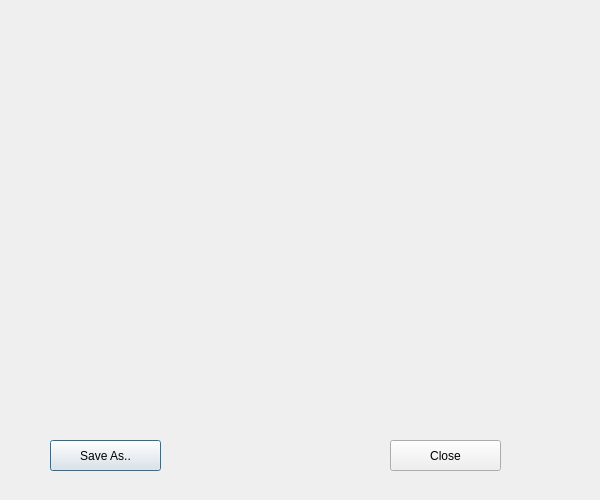
<?xml version="1.0" encoding="UTF-8"?>
<ui version="4.0">
 <class>GraphDialog</class>
 <widget class="QDialog" name="GraphDialog">
  <property name="geometry">
   <rect>
    <x>0</x>
    <y>0</y>
    <width>600</width>
    <height>500</height>
   </rect>
  </property>
  <property name="windowTitle">
   <string>GraphDialog</string>
  </property>
  <widget class="QLabel" name="label">
   <property name="geometry">
    <rect>
     <x>40</x>
     <y>40</y>
     <width>521</width>
     <height>371</height>
    </rect>
   </property>
   <property name="text">
    <string/>
   </property>
  </widget>
  <widget class="QPushButton" name="pButtonSave">
   <property name="geometry">
    <rect>
     <x>50</x>
     <y>440</y>
     <width>111</width>
     <height>31</height>
    </rect>
   </property>
   <property name="text">
    <string>Save As..</string>
   </property>
  </widget>
  <widget class="QPushButton" name="pButtonClose">
   <property name="geometry">
    <rect>
     <x>390</x>
     <y>440</y>
     <width>111</width>
     <height>31</height>
    </rect>
   </property>
   <property name="text">
    <string>Close</string>
   </property>
  </widget>
 </widget>
 <resources/>
 <connections/>
</ui>
